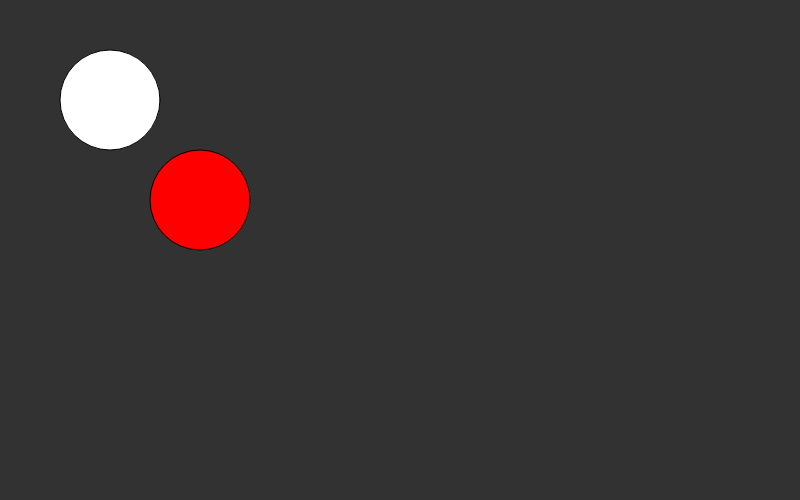
Frame 1 (no input)
Frame 2 (the mouse pressed at the canvas centre, redrawn once): identical to frame 1, image omitted

The p5.js sketch that drew this single still picture (run headless with seeded random() and noise() and a simulated clock; the mouse was pressed at the canvas centre and the sketch redrawn once):

// p5.js sketch
// ── sketch.js
var shapes;



function setup() {
	createCanvas(800, 500);
	noLoop();
}

function draw() {
	background(50);

	var x = 10;
	drawBall(x + 100, 100, 255);
	drawBall(200, 200, color(255, 0, 0));

}


function drawBall(h, y, c) {
	push();
	fill(c);

	ellipse(h, y, 100, 100);
	pop();

}

function addEm(a, b) {

	return a + b;
}
